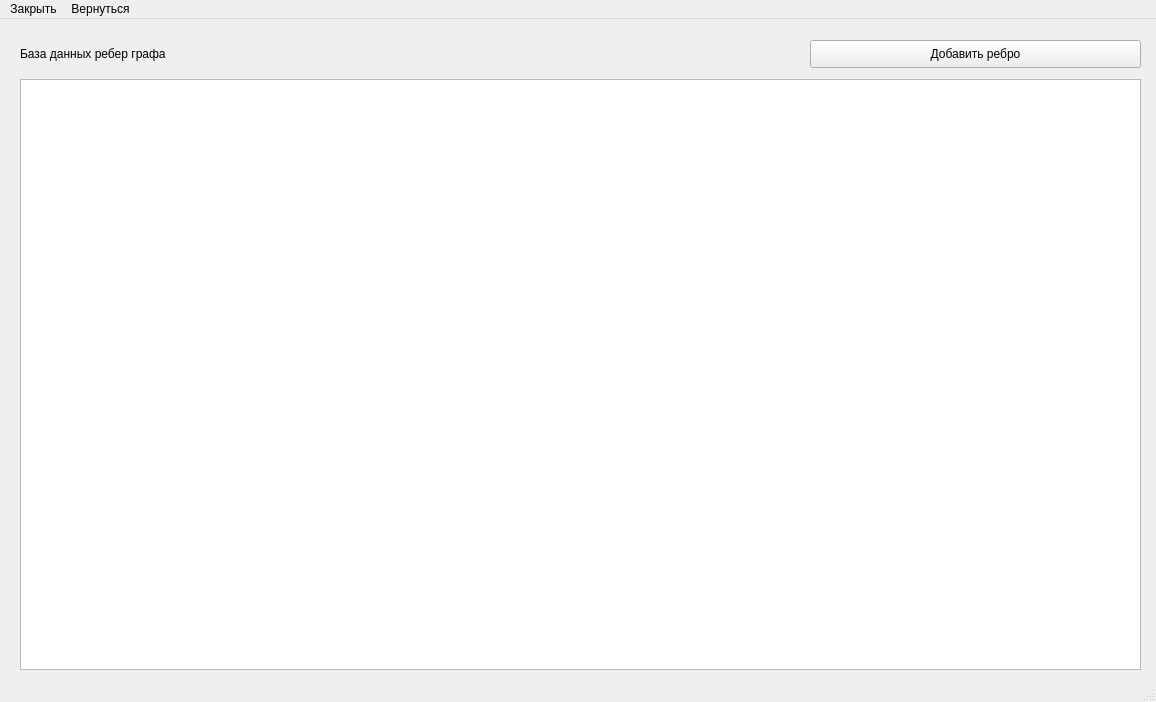
<?xml version="1.0" encoding="UTF-8"?>
<ui version="4.0">
 <class>MainWindowRedactEdge</class>
 <widget class="QMainWindow" name="MainWindowRedactEdge">
  <property name="geometry">
   <rect>
    <x>0</x>
    <y>0</y>
    <width>1156</width>
    <height>702</height>
   </rect>
  </property>
  <property name="minimumSize">
   <size>
    <width>1156</width>
    <height>702</height>
   </size>
  </property>
  <property name="maximumSize">
   <size>
    <width>1156</width>
    <height>702</height>
   </size>
  </property>
  <property name="windowTitle">
   <string>MainWindow</string>
  </property>
  <widget class="QWidget" name="centralwidget">
   <widget class="QTableView" name="RecordTableView">
    <property name="geometry">
     <rect>
      <x>20</x>
      <y>60</y>
      <width>1121</width>
      <height>591</height>
     </rect>
    </property>
    <property name="sortingEnabled">
     <bool>true</bool>
    </property>
   </widget>
   <widget class="QWidget" name="layoutWidget">
    <property name="geometry">
     <rect>
      <x>20</x>
      <y>20</y>
      <width>1121</width>
      <height>30</height>
     </rect>
    </property>
    <layout class="QHBoxLayout" name="horizontalLayout">
     <item>
      <widget class="QLabel" name="label">
       <property name="text">
        <string>База данных ребер графа</string>
       </property>
      </widget>
     </item>
     <item>
      <spacer name="horizontalSpacer">
       <property name="orientation">
        <enum>Qt::Horizontal</enum>
       </property>
       <property name="sizeHint" stdset="0">
        <size>
         <width>40</width>
         <height>20</height>
        </size>
       </property>
      </spacer>
     </item>
     <item>
      <widget class="QPushButton" name="addRecordButton">
       <property name="minimumSize">
        <size>
         <width>331</width>
         <height>28</height>
        </size>
       </property>
       <property name="text">
        <string>Добавить ребро</string>
       </property>
      </widget>
     </item>
    </layout>
   </widget>
  </widget>
  <widget class="QMenuBar" name="menubar">
   <property name="geometry">
    <rect>
     <x>0</x>
     <y>0</y>
     <width>1156</width>
     <height>26</height>
    </rect>
   </property>
   <widget class="QMenu" name="menu">
    <property name="title">
     <string>Закрыть</string>
    </property>
    <addaction name="CloseWindow"/>
   </widget>
   <widget class="QMenu" name="menu_2">
    <property name="title">
     <string>Вернуться</string>
    </property>
    <addaction name="ReturnAction"/>
   </widget>
   <addaction name="menu"/>
   <addaction name="menu_2"/>
  </widget>
  <widget class="QStatusBar" name="statusbar"/>
  <action name="CloseWindow">
   <property name="text">
    <string>Закрыть окно</string>
   </property>
  </action>
  <action name="ReturnAction">
   <property name="text">
    <string>Вернуться назад</string>
   </property>
  </action>
 </widget>
 <resources/>
 <connections/>
</ui>
